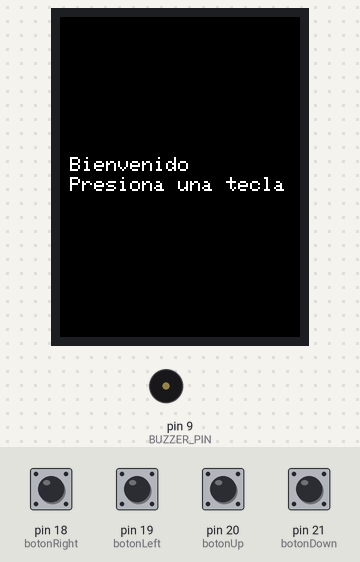
Recording of a program running on a simulated Arduino Mega 2560, built with avr-gcc and run on an emulated ATmega2560. Parts: 240×320 colour display, buzzer (waves = sounding). The inputs (shaded band) are chosen by the test bench; at power-on: pin 18 (botonRight), pin 19 (botonLeft), pin 20 (botonUp), pin 21 (botonDown) LOW. Random numbers use the default seed unless the program sets one.

Above: at 1.0 s.
1.1 s: pin 18 (botonRight) pulled HIGH for 0.15 s
At 2.8 s:
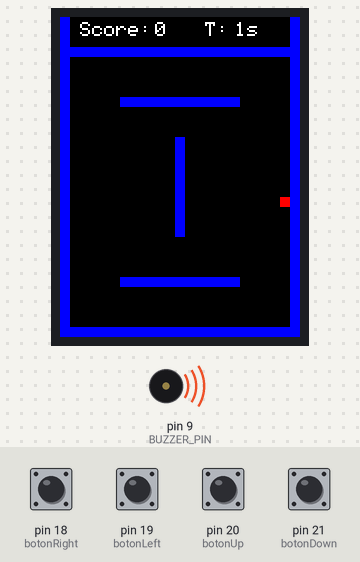
3.1 s: pin 18 (botonRight) driven HIGH and pin 19 (botonLeft) driven HIGH
6.1 s: pin 20 (botonUp) pulled HIGH for 0.15 s
At 6.28 s:
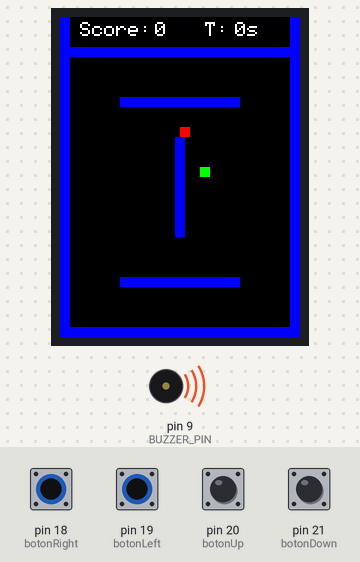
8.1 s: pin 18 (botonRight) driven LOW and pin 19 (botonLeft) driven LOW
At 10.95 s:
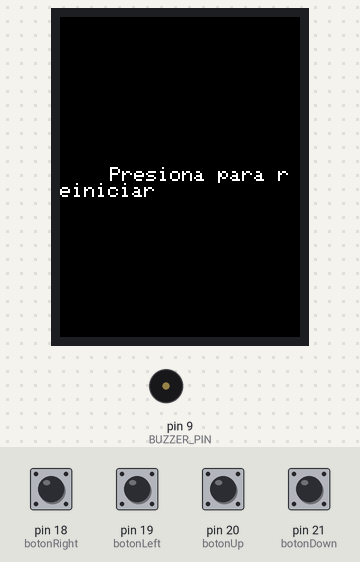
11.1 s: pin 21 (botonDown) pulled HIGH for 1 s
At 11.27 s:
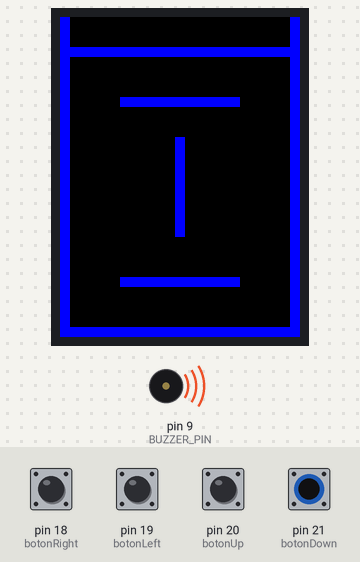
13.6 s: pin 19 (botonLeft) driven HIGH
At 14.9 s:
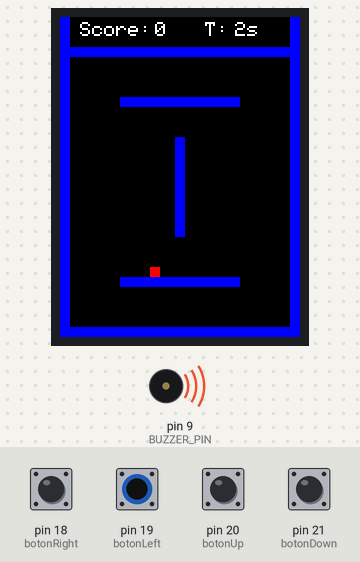
Timing chart, 0 to 17.6 s (numbered marks = the images above; inputs shaded):
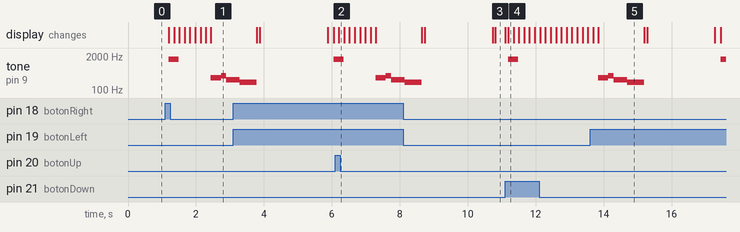

The program:

main.cpp
```cpp
#include <SPI.h>
#include <Adafruit_GFX.h>
#include <Adafruit_ILI9341.h>

// Definición de pines
#define TFT_DC 7
#define TFT_CS 6
#define TFT_MOSI 11
#define TFT_CLK 13
#define TFT_RST 10
#define TFT_MISO 12

#define botonRight 18
#define botonLeft 19
#define botonDown 21
#define botonUp 20
#define BUZZER_PIN 9

// Dimensiones de la pantalla
const int XMAX = 240;
const int YMAX = 320;
const int SIZE = 10;
const int MAX_SNAKE_LENGTH = 100;

// Obstáculos
const int y1 = 80;
const int y2 = 260;
const int grosorLinea = 10;
const int longitudLinea = 120;
const int xCentro = (XMAX - longitudLinea) / 2;
const int xVertical = (XMAX - grosorLinea) / 2;
const int yVerticalInicio = 120;
const int yVerticalFin = YMAX - 100;

// Declaración adelantada para las interrupciones
class Juego;
extern Juego* juegoGlobal;

// Clase Posición
class Posicion {
public:
    int x;
    int y;

    Posicion(int x = 0, int y = 0) : x(x), y(y) {}
};

// Clase Serpiente
class Serpiente {
private:
    Posicion cuerpo[MAX_SNAKE_LENGTH];
    int longitud;
    uint8_t direccion;

public:
    Serpiente() : longitud(1), direccion(2) {
        cuerpo[0] = Posicion(140, 160);
    }

    void mover(Adafruit_ILI9341 &pantalla) {
        // Borrar la cola
        pantalla.fillRect(cuerpo[longitud-1].x, cuerpo[longitud-1].y, SIZE, SIZE, ILI9341_BLACK);

        // Mover el cuerpo
        for (int i = longitud-1; i > 0; i--) {
            cuerpo[i] = cuerpo[i-1];
        }

        // Mover la cabeza según la dirección
        switch(direccion) {
            case 0: cuerpo[0].y -= SIZE; break; // Arriba
            case 1: cuerpo[0].y += SIZE; break; // Abajo
            case 2: cuerpo[0].x += SIZE; break; // Derecha
            case 3: cuerpo[0].x -= SIZE; break; // Izquierda
        }
    }

    void crecer() {
        if (longitud < MAX_SNAKE_LENGTH) {
            cuerpo[longitud] = cuerpo[longitud-1];
            longitud++;
        }
    }

    void dibujar(Adafruit_ILI9341 &pantalla) {
        for (int i = 0; i < longitud; i++) {
            pantalla.fillRect(cuerpo[i].x, cuerpo[i].y, SIZE, SIZE, ILI9341_GREEN);
        }
    }

    Posicion getCabeza() const { return cuerpo[0]; }
    int getLongitud() const { return longitud; }
    uint8_t getDireccion() const { return direccion; }
    void setDireccion(uint8_t dir) {
        // Evitar movimiento opuesto directo
        if ((direccion == 0 && dir != 1) || (direccion == 1 && dir != 0) ||
            (direccion == 2 && dir != 3) || (direccion == 3 && dir != 2)) {
            direccion = dir;
        }
    }

    bool colisionaConCuerpo(int x, int y) const {
        for (int i = 1; i < longitud; i++) {
            if (cuerpo[i].x == x && cuerpo[i].y == y) {
                return true;
            }
        }
        return false;
    }

    void reiniciar() {
        longitud = 1;
        cuerpo[0] = Posicion(140, 160);
        direccion = 2;
    }
};

// Clase Comida
class Comida {
private:
    Posicion posicion;

    bool colisionaConObstaculos(int x, int y) {
        if (x < SIZE || x >= XMAX - SIZE || y < 30 + SIZE || y >= YMAX - SIZE) {
            return true;
        }
        if ((y >= y1 && y < y1 + grosorLinea && x >= xCentro && x < xCentro + longitudLinea) ||
            (y >= y2 && y < y2 + grosorLinea && x >= xCentro && x < xCentro + longitudLinea) ||
            (x >= xVertical && x < xVertical + grosorLinea && y >= yVerticalInicio && y < yVerticalFin)) {
            return true;
        }
        return false;
    }

public:
    Comida() {
        generarNueva();
    }

    void generarNueva() {
        bool valida = false;
        while (!valida) {
            posicion.x = random(1, (XMAX / SIZE) - 1) * SIZE;
            posicion.y = random(1, ((YMAX - 40) / SIZE) - 1) * SIZE;
            valida = !colisionaConObstaculos(posicion.x, posicion.y);
        }
    }

    void dibujar(Adafruit_ILI9341 &pantalla) {
        pantalla.fillRect(posicion.x, posicion.y, SIZE, SIZE, ILI9341_RED);
    }

    Posicion getPosicion() const { return posicion; }

    bool verificarColision(int x, int y) {
        return colisionaConObstaculos(x, y);
    }
};

// Clase Juego
class Juego {
private:
    Adafruit_ILI9341 pantalla;
    Serpiente serpiente;
    Comida comida;
    int puntaje;
    unsigned long tiempoInicio;
    bool enJuego;

    void dibujarParedes() {
        pantalla.fillRect(0, 30, XMAX, grosorLinea, ILI9341_BLUE);
        pantalla.fillRect(0, YMAX - grosorLinea, XMAX, grosorLinea, ILI9341_BLUE);
        pantalla.fillRect(0, 0, grosorLinea, YMAX, ILI9341_BLUE);
        pantalla.fillRect(XMAX - grosorLinea, 0, grosorLinea, YMAX, ILI9341_BLUE);
    }

    void dibujarLineasParalelas() {
        pantalla.fillRect(xCentro, y1, longitudLinea, grosorLinea, ILI9341_BLUE);
        pantalla.fillRect(xCentro, y2, longitudLinea, grosorLinea, ILI9341_BLUE);
        pantalla.fillRect(xVertical, yVerticalInicio, grosorLinea, yVerticalFin - yVerticalInicio, ILI9341_BLUE);
    }

    void mostrarInformacion() {
        unsigned long tiempoActual = (millis() - tiempoInicio) / 1000;

        pantalla.fillRect(70, 0, 70, 30, ILI9341_BLACK);
        pantalla.setTextColor(ILI9341_WHITE);
        pantalla.setTextSize(2);

        pantalla.setCursor(20, 5);
        pantalla.print("Score: ");
        pantalla.setCursor(95, 5);
        pantalla.print(puntaje);

        pantalla.fillRect(XMAX - 65, 0, 50, 30, ILI9341_BLACK);
        pantalla.setCursor(XMAX - 95, 5);
        pantalla.print("T: ");
        pantalla.setCursor(XMAX - 65, 5);
        pantalla.print(tiempoActual);
        pantalla.print("s");
    }

    void sonidoComer() {
        tone(BUZZER_PIN, 1000, 200);
    }

    void sonidoInicio() {
        tone(BUZZER_PIN, 1500, 300);
    }

    void gameOverSound() {
        tone(BUZZER_PIN, 300, 300);
        delay(300);
        tone(BUZZER_PIN, 350, 150);
        delay(150);
        tone(BUZZER_PIN, 250, 400);
        delay(400);
        tone(BUZZER_PIN, 200, 500);
        delay(500);
        noTone(BUZZER_PIN);
    }

public:
    Juego() : pantalla(TFT_CS, TFT_DC, TFT_MOSI, TFT_CLK, TFT_RST, TFT_MISO),
              puntaje(0), enJuego(false) {}

    void configurarControles() {
        attachInterrupt(digitalPinToInterrupt(botonRight), []() {
            if (juegoGlobal->serpiente.getDireccion() != 3)
                juegoGlobal->serpiente.setDireccion(2);
        }, HIGH);

        attachInterrupt(digitalPinToInterrupt(botonLeft), []() {
            if (juegoGlobal->serpiente.getDireccion() != 2)
                juegoGlobal->serpiente.setDireccion(3);
        }, HIGH);

        attachInterrupt(digitalPinToInterrupt(botonUp), []() {
            if (juegoGlobal->serpiente.getDireccion() != 1)
                juegoGlobal->serpiente.setDireccion(0);
        }, HIGH);

        attachInterrupt(digitalPinToInterrupt(botonDown), []() {
            if (juegoGlobal->serpiente.getDireccion() != 0)
                juegoGlobal->serpiente.setDireccion(1);
        }, HIGH);
    }

    void iniciar() {
        pantalla.begin();
        pantalla.fillScreen(ILI9341_BLACK);
        pantalla.setTextColor(ILI9341_WHITE);
        pantalla.setTextSize(2);

        pantalla.setCursor(10, 140);
        pantalla.print("Bienvenido");
        pantalla.setCursor(10, 160);
        pantalla.print("Presiona una tecla");

        while (true) {
            if (digitalRead(botonRight) == HIGH || digitalRead(botonLeft) == HIGH ||
                digitalRead(botonUp) == HIGH || digitalRead(botonDown) == HIGH) {
                break;
            }
        }

        pantalla.fillScreen(ILI9341_BLACK);
        configurarControles();

        tiempoInicio = millis();
        enJuego = true;

        dibujarParedes();
        dibujarLineasParalelas();
        sonidoInicio();
    }

    void actualizar() {
        if (!enJuego) return;

        serpiente.mover(pantalla);

        Posicion cabeza = serpiente.getCabeza();
        bool colisionObstaculo = comida.verificarColision(cabeza.x, cabeza.y);
        bool colisionCuerpo = serpiente.colisionaConCuerpo(cabeza.x, cabeza.y);

        if (colisionObstaculo || colisionCuerpo) {
            gameOver();
            return;
        }

        if (cabeza.x == comida.getPosicion().x && cabeza.y == comida.getPosicion().y) {
            serpiente.crecer();
            puntaje++;
            sonidoComer();
            comida.generarNueva();
        }

        serpiente.dibujar(pantalla);
        comida.dibujar(pantalla);
        mostrarInformacion();
    }

    void gameOver() {
        enJuego = false;
        gameOverSound();

        pantalla.fillScreen(ILI9341_BLACK);
        int centerX = XMAX / 2;
        int centerY = YMAX / 2;

        pantalla.drawCircle(centerX, centerY, 50, ILI9341_WHITE);
        pantalla.drawLine(centerX - 20, centerY - 20, centerX - 10, centerY - 10, ILI9341_WHITE);
        pantalla.drawLine(centerX - 10, centerY - 20, centerX - 20, centerY - 10, ILI9341_WHITE);
        pantalla.drawLine(centerX + 10, centerY - 20, centerX + 20, centerY - 10, ILI9341_WHITE);
        pantalla.drawLine(centerX + 20, centerY - 20, centerX + 10, centerY - 10, ILI9341_WHITE);
        pantalla.drawLine(centerX - 15, centerY + 20, centerX + 15, centerY + 20, ILI9341_WHITE);

        pantalla.setTextColor(ILI9341_WHITE);
        pantalla.setTextSize(4);
        pantalla.setCursor(centerX - 90, centerY + 60);
        pantalla.print("YOU LOSE");

        delay(2000);
        pantalla.fillScreen(ILI9341_BLACK);
        pantalla.setTextSize(2);
        pantalla.setCursor(50, 150);
        pantalla.print("Presiona para reiniciar");

        while (true) {
            if (digitalRead(botonRight) == HIGH || digitalRead(botonLeft) == HIGH ||
                digitalRead(botonUp) == HIGH || digitalRead(botonDown) == HIGH) {
                reiniciar();
                break;
            }
        }
    }

    void reiniciar() {
        serpiente.reiniciar();
        puntaje = 0;
        comida.generarNueva();
        tiempoInicio = millis();
        enJuego = true;

        pantalla.fillScreen(ILI9341_BLACK);
        dibujarParedes();
        dibujarLineasParalelas();
        sonidoInicio();
    }
};

// Variable global para las interrupciones
Juego* juegoGlobal;

// Instancia del juego
Juego juego;

void setup() {
    Serial.begin(9600);
    juegoGlobal = &juego;
    juego.iniciar();
}

void loop() {
    juego.actualizar();
    delay(150);
}
```

Measured:
- after the input at 1.1 s, tone on pin 9 (BUZZER_PIN): plays 1500 Hz for 0.30 s, 300 Hz for 0.30 s, 350 Hz for 0.15 s, 250 Hz for 0.21 s, starting after 0.09 s; the display: first changes after 0.10 s (image 1 shows a later state)
- after the input at 11.1 s, tone on pin 9 (BUZZER_PIN): silent → 1500 Hz after 0.09 s, → silent 0.30 s later; the display: first changes at once (image 4 shows a later state)
- what the display in image 5 shows lasts 1.4 s, from 13.8 s to 15.2 s
